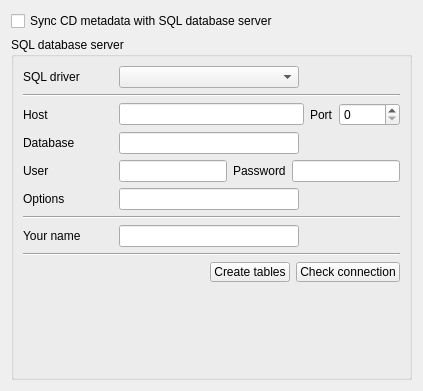
        <widget class="QWidget" name="page_3" >
         <layout class="QGridLayout" >
          <item row="0" column="0" >
           <widget class="QCheckBox" name="checkBox_5" >
            <property name="text" >
             <string>Sync CD metadata with SQL database server</string>
            </property>
           </widget>
          </item>
          <item row="1" column="0" >
           <widget class="QGroupBox" name="groupBox_2" >
            <property name="title" >
             <string>SQL database server</string>
            </property>
            <layout class="QGridLayout" >
             <item row="0" column="0" >
              <layout class="QHBoxLayout" >
               <item>
                <widget class="QLabel" name="label_24" >
                 <property name="sizePolicy" >
                  <sizepolicy vsizetype="Preferred" hsizetype="Fixed" >
                   <horstretch>0</horstretch>
                   <verstretch>0</verstretch>
                  </sizepolicy>
                 </property>
                 <property name="minimumSize" >
                  <size>
                   <width>90</width>
                   <height>0</height>
                  </size>
                 </property>
                 <property name="text" >
                  <string>SQL driver</string>
                 </property>
                </widget>
               </item>
               <item>
                <widget class="QComboBox" name="comboBox_3" >
                 <property name="sizePolicy" >
                  <sizepolicy vsizetype="Fixed" hsizetype="Expanding" >
                   <horstretch>0</horstretch>
                   <verstretch>0</verstretch>
                  </sizepolicy>
                 </property>
                 <property name="minimumSize" >
                  <size>
                   <width>180</width>
                   <height>0</height>
                  </size>
                 </property>
                 <property name="maximumSize" >
                  <size>
                   <width>16777215</width>
                   <height>16777215</height>
                  </size>
                 </property>
                </widget>
               </item>
               <item>
                <spacer>
                 <property name="orientation" >
                  <enum>Qt::Horizontal</enum>
                 </property>
                 <property name="sizeHint" >
                  <size>
                   <width>40</width>
                   <height>20</height>
                  </size>
                 </property>
                </spacer>
               </item>
              </layout>
             </item>
             <item row="1" column="0" >
              <widget class="Line" name="line_2" >
               <property name="orientation" >
                <enum>Qt::Horizontal</enum>
               </property>
              </widget>
             </item>
             <item row="2" column="0" >
              <layout class="QHBoxLayout" >
               <property name="spacing" >
                <number>6</number>
               </property>
               <property name="leftMargin" >
                <number>0</number>
               </property>
               <property name="topMargin" >
                <number>0</number>
               </property>
               <property name="rightMargin" >
                <number>0</number>
               </property>
               <property name="bottomMargin" >
                <number>0</number>
               </property>
               <item>
                <widget class="QLabel" name="label_7" >
                 <property name="sizePolicy" >
                  <sizepolicy vsizetype="Preferred" hsizetype="Fixed" >
                   <horstretch>0</horstretch>
                   <verstretch>0</verstretch>
                  </sizepolicy>
                 </property>
                 <property name="minimumSize" >
                  <size>
                   <width>90</width>
                   <height>0</height>
                  </size>
                 </property>
                 <property name="text" >
                  <string>Host</string>
                 </property>
                </widget>
               </item>
               <item>
                <widget class="QLineEdit" name="lineEdit_5" >
                 <property name="minimumSize" >
                  <size>
                   <width>180</width>
                   <height>0</height>
                  </size>
                 </property>
                </widget>
               </item>
               <item>
                <widget class="QLabel" name="label_8" >
                 <property name="sizePolicy" >
                  <sizepolicy vsizetype="Preferred" hsizetype="Fixed" >
                   <horstretch>0</horstretch>
                   <verstretch>0</verstretch>
                  </sizepolicy>
                 </property>
                 <property name="text" >
                  <string>Port</string>
                 </property>
                </widget>
               </item>
               <item>
                <widget class="QSpinBox" name="spinBox_2" >
                 <property name="sizePolicy" >
                  <sizepolicy vsizetype="Fixed" hsizetype="Fixed" >
                   <horstretch>0</horstretch>
                   <verstretch>0</verstretch>
                  </sizepolicy>
                 </property>
                 <property name="minimumSize" >
                  <size>
                   <width>40</width>
                   <height>0</height>
                  </size>
                 </property>
                 <property name="maximum" >
                  <number>65535</number>
                 </property>
                 <property name="value" >
                  <number>0</number>
                 </property>
                </widget>
               </item>
              </layout>
             </item>
             <item row="3" column="0" >
              <layout class="QHBoxLayout" >
               <item>
                <widget class="QLabel" name="label_9" >
                 <property name="sizePolicy" >
                  <sizepolicy vsizetype="Preferred" hsizetype="Fixed" >
                   <horstretch>0</horstretch>
                   <verstretch>0</verstretch>
                  </sizepolicy>
                 </property>
                 <property name="minimumSize" >
                  <size>
                   <width>90</width>
                   <height>0</height>
                  </size>
                 </property>
                 <property name="text" >
                  <string>Database</string>
                 </property>
                </widget>
               </item>
               <item>
                <widget class="QLineEdit" name="lineEdit_6" >
                 <property name="minimumSize" >
                  <size>
                   <width>180</width>
                   <height>0</height>
                  </size>
                 </property>
                </widget>
               </item>
               <item>
                <spacer>
                 <property name="orientation" >
                  <enum>Qt::Horizontal</enum>
                 </property>
                 <property name="sizeHint" >
                  <size>
                   <width>40</width>
                   <height>20</height>
                  </size>
                 </property>
                </spacer>
               </item>
              </layout>
             </item>
             <item row="4" column="0" >
              <layout class="QHBoxLayout" >
               <property name="spacing" >
                <number>6</number>
               </property>
               <property name="leftMargin" >
                <number>0</number>
               </property>
               <property name="topMargin" >
                <number>0</number>
               </property>
               <property name="rightMargin" >
                <number>0</number>
               </property>
               <property name="bottomMargin" >
                <number>0</number>
               </property>
               <item>
                <widget class="QLabel" name="label_10" >
                 <property name="sizePolicy" >
                  <sizepolicy vsizetype="Preferred" hsizetype="Fixed" >
                   <horstretch>0</horstretch>
                   <verstretch>0</verstretch>
                  </sizepolicy>
                 </property>
                 <property name="minimumSize" >
                  <size>
                   <width>90</width>
                   <height>0</height>
                  </size>
                 </property>
                 <property name="text" >
                  <string>User</string>
                 </property>
                </widget>
               </item>
               <item>
                <widget class="QLineEdit" name="lineEdit_7" />
               </item>
               <item>
                <widget class="QLabel" name="label_22" >
                 <property name="text" >
                  <string>Password</string>
                 </property>
                </widget>
               </item>
               <item>
                <widget class="QLineEdit" name="lineEdit_8" >
                 <property name="echoMode" >
                  <enum>QLineEdit::Password</enum>
                 </property>
                </widget>
               </item>
              </layout>
             </item>
             <item row="5" column="0" >
              <layout class="QHBoxLayout" >
               <item>
                <widget class="QLabel" name="label_26" >
                 <property name="sizePolicy" >
                  <sizepolicy vsizetype="Preferred" hsizetype="Fixed" >
                   <horstretch>0</horstretch>
                   <verstretch>0</verstretch>
                  </sizepolicy>
                 </property>
                 <property name="minimumSize" >
                  <size>
                   <width>90</width>
                   <height>0</height>
                  </size>
                 </property>
                 <property name="text" >
                  <string>Options</string>
                 </property>
                </widget>
               </item>
               <item>
                <widget class="QLineEdit" name="lineEdit_19" >
                 <property name="minimumSize" >
                  <size>
                   <width>180</width>
                   <height>0</height>
                  </size>
                 </property>
                </widget>
               </item>
               <item>
                <spacer>
                 <property name="orientation" >
                  <enum>Qt::Horizontal</enum>
                 </property>
                 <property name="sizeHint" >
                  <size>
                   <width>40</width>
                   <height>20</height>
                  </size>
                 </property>
                </spacer>
               </item>
              </layout>
             </item>
             <item row="6" column="0" >
              <widget class="Line" name="line" >
               <property name="orientation" >
                <enum>Qt::Horizontal</enum>
               </property>
              </widget>
             </item>
             <item row="7" column="0" >
              <layout class="QHBoxLayout" >
               <property name="spacing" >
                <number>6</number>
               </property>
               <property name="leftMargin" >
                <number>0</number>
               </property>
               <property name="topMargin" >
                <number>0</number>
               </property>
               <property name="rightMargin" >
                <number>0</number>
               </property>
               <property name="bottomMargin" >
                <number>0</number>
               </property>
               <item>
                <widget class="QLabel" name="label_25" >
                 <property name="sizePolicy" >
                  <sizepolicy vsizetype="Preferred" hsizetype="Fixed" >
                   <horstretch>0</horstretch>
                   <verstretch>0</verstretch>
                  </sizepolicy>
                 </property>
                 <property name="minimumSize" >
                  <size>
                   <width>90</width>
                   <height>0</height>
                  </size>
                 </property>
                 <property name="text" >
                  <string>Your name</string>
                 </property>
                </widget>
               </item>
               <item>
                <widget class="QLineEdit" name="lineEdit_17" >
                 <property name="minimumSize" >
                  <size>
                   <width>180</width>
                   <height>0</height>
                  </size>
                 </property>
                </widget>
               </item>
               <item>
                <spacer>
                 <property name="orientation" >
                  <enum>Qt::Horizontal</enum>
                 </property>
                 <property name="sizeHint" >
                  <size>
                   <width>40</width>
                   <height>20</height>
                  </size>
                 </property>
                </spacer>
               </item>
              </layout>
             </item>
             <item row="8" column="0" >
              <widget class="Line" name="line_3" >
               <property name="orientation" >
                <enum>Qt::Horizontal</enum>
               </property>
              </widget>
             </item>
             <item row="9" column="0" >
              <layout class="QHBoxLayout" >
               <item>
                <spacer>
                 <property name="orientation" >
                  <enum>Qt::Horizontal</enum>
                 </property>
                 <property name="sizeHint" >
                  <size>
                   <width>41</width>
                   <height>20</height>
                  </size>
                 </property>
                </spacer>
               </item>
               <item>
                <widget class="QPushButton" name="pushButton_12" >
                 <property name="minimumSize" >
                  <size>
                   <width>0</width>
                   <height>20</height>
                  </size>
                 </property>
                 <property name="maximumSize" >
                  <size>
                   <width>16777215</width>
                   <height>20</height>
                  </size>
                 </property>
                 <property name="text" >
                  <string>Create tables</string>
                 </property>
                </widget>
               </item>
               <item>
                <widget class="QPushButton" name="pushButton_4" >
                 <property name="sizePolicy" >
                  <sizepolicy vsizetype="Fixed" hsizetype="Fixed" >
                   <horstretch>0</horstretch>
                   <verstretch>0</verstretch>
                  </sizepolicy>
                 </property>
                 <property name="minimumSize" >
                  <size>
                   <width>0</width>
                   <height>20</height>
                  </size>
                 </property>
                 <property name="maximumSize" >
                  <size>
                   <width>16777215</width>
                   <height>20</height>
                  </size>
                 </property>
                 <property name="text" >
                  <string>Check connection</string>
                 </property>
                </widget>
               </item>
              </layout>
             </item>
             <item row="10" column="0" >
              <spacer>
               <property name="orientation" >
                <enum>Qt::Vertical</enum>
               </property>
               <property name="sizeHint" >
                <size>
                 <width>20</width>
                 <height>16</height>
                </size>
               </property>
              </spacer>
             </item>
             <item row="11" column="0" >
              <layout class="QHBoxLayout" >
               <item>
                <spacer>
                 <property name="orientation" >
                  <enum>Qt::Horizontal</enum>
                 </property>
                 <property name="sizeHint" >
                  <size>
                   <width>40</width>
                   <height>20</height>
                  </size>
                 </property>
                </spacer>
               </item>
               <item>
                <widget class="QLabel" name="label_27" >
                 <property name="minimumSize" >
                  <size>
                   <width>128</width>
                   <height>64</height>
                  </size>
                 </property>
                 <property name="maximumSize" >
                  <size>
                   <width>128</width>
                   <height>64</height>
                  </size>
                 </property>
                 <property name="text" >
                  <string/>
                 </property>
                 <property name="pixmap" >
                  <pixmap resource="../audex.qrc" >:/logo/images/mysql.png</pixmap>
                 </property>
                 <property name="scaledContents" >
                  <bool>false</bool>
                 </property>
                 <property name="alignment" >
                  <set>Qt::AlignRight|Qt::AlignTrailing|Qt::AlignVCenter</set>
                 </property>
                </widget>
               </item>
              </layout>
             </item>
            </layout>
           </widget>
          </item>
         </layout>
        </widget>
